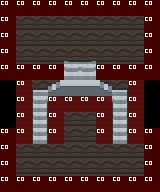

A 2D game scene composited from a Tiled map and its tileset images. What follows is a short description and the map's XML, with every tile layer's data as written:
An orthogonal 10x12 tile map with 16x16 px tiles, 3 tile layers (Tile Layer 1, Tile Layer 2, Tile Layer 3), 2 tilesets.

<map version="1.2" tiledversion="1.2.4" orientation="orthogonal" renderorder="right-down" width="10" height="12" tilewidth="16" tileheight="16" infinite="0" nextlayerid="7" nextobjectid="1">
 <tileset firstgid="1" source="../tilesets/world-tileset.tsx" />
 <tileset firstgid="4097" source="../tilesets/collision-tileset.tsx" />
 <layer id="4" name="Tile Layer 1" width="10" height="12">
  <data encoding="csv">
1,1,1,1,1,1,1,1,1,1,
1,2,2,2,2,2,2,2,2,1,
1,2,2,2,2,2,2,2,2,1,
1,2,2,2,2,2,2,2,2,1,
1,1,1,1,1,1,1,1,1,1,
1,2,2,2,2,2,2,2,2,1,
1,2,2135,2,2,2,2,2076,2,1,
1,2,2069,2,2,2,2,2069,2,1,
1,2,2069,2,2,2,2,2069,2,1,
1,2,2,2,2,2,2,2,2,1,
1,2,2,2,2,2,2,2,2,1,
1,1,1,1,1,1,1,1,1,1
</data>
 </layer>
 <layer id="5" name="Tile Layer 2" width="10" height="12">
  <data encoding="csv">
0,0,0,0,0,0,0,0,0,0,
0,0,0,0,0,0,0,0,0,0,
0,0,0,0,0,0,0,0,0,0,
0,0,0,0,2008,2009,0,0,0,0,
0,0,0,0,2010,2010,0,0,0,0,
0,0,2070,2072,2074,2074,2073,2071,0,0,
0,0,0,1946,0,0,1947,0,0,0,
0,0,0,0,0,0,0,0,0,0,
0,0,0,0,0,0,0,0,0,0,
0,0,0,0,0,0,0,0,0,0,
0,0,0,0,0,0,0,0,0,0,
0,0,0,0,0,0,0,0,0,0
</data>
 </layer>
 <layer id="6" name="Tile Layer 3" width="10" height="12">
  <data encoding="csv">
4098,4098,4098,4098,4098,4098,4098,4098,4098,4098,
4098,0,0,0,0,0,0,0,0,4098,
4098,0,0,0,0,0,0,0,0,4098,
4098,0,0,0,0,0,0,0,0,4098,
4098,4098,4098,4098,0,0,4098,4098,4098,4098,
0,4098,0,4125,4125,4125,4125,0,4098,0,
0,4098,0,4098,4098,4098,4098,0,4098,0,
0,4098,0,4098,0,0,4098,0,4098,0,
4098,4098,0,4098,0,0,4098,0,4098,4098,
4098,0,0,0,0,0,0,0,0,4098,
4098,0,0,0,0,0,0,0,0,4098,
4098,4098,4098,4098,4098,4098,4098,4098,4098,4098
</data>
 </layer>
</map>